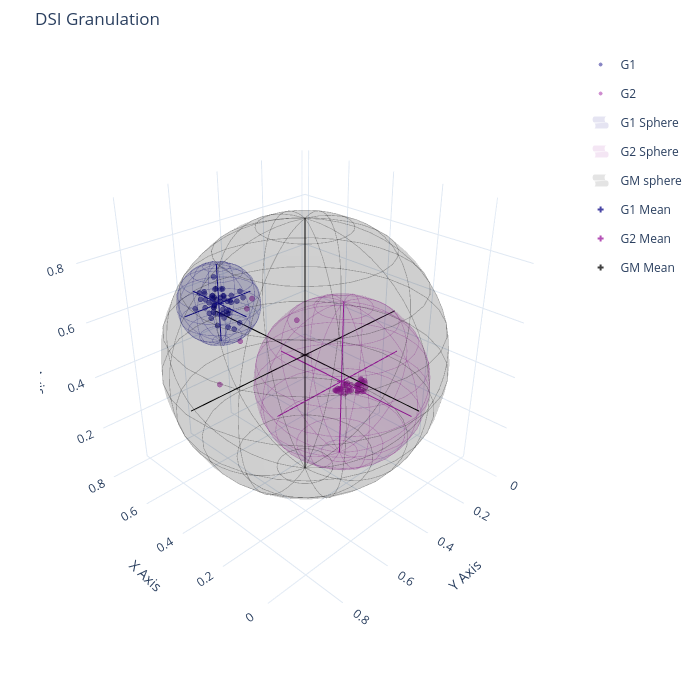

Notebook cell for this chart:
### Code cell
PlotGranulesSpace(teda,w=700,h=700)

### Figure 1 — Plotly figure (JSON) as saved in the notebook; plotly's stock layout.template omitted (floating-point values rounded to 4 significant figures; data arrays with more than 128 entries replaced by an {"elided": "..."} marker saying what was removed)
{"data": [{"hovertemplate": "%{text}<extra></extra>", "legendgroup": "G1", "marker": {"color": "rgb(13, 8, 135)", "line": {"color": "rgb(13, 8, 135)", "width": 1}, "opacity": 0.5, "size": 3, "symbol": "circle"}, "mode": "markers", "name": "G1", "showlegend": true, "text": ["x: 0.67<br>y: 0.62<br>z: 0.62", "x: 0.64<br>y: 0.59<br>z: 0.63", "x: 0.61<br>y: 0.61<br>z: 0.64", "x: 0.62<br>y: 0.59<br>z: 0.62", "x: 0.53<br>y: 0.62<br>z: 0.62", "x: 0.56<br>y: 0.55<br>z: 0.63", "x: 0.56<br>y: 0.58<br>z: 0.63", "x: 0.60<br>y: 0.62<br>z: 0.62", "x: 0.63<br>y: 0.63<br>z: 0.64", "x: 0.52<br>y: 0.65<br>z: 0.69", "x: 0.54<br>y: 0.60<br>z: 0.65", "x: 0.55<br>y: 0.61<br>z: 0.66", "x: 0.57<br>y: 0.60<br>z: 0.66", "x: 0.59<br>y: 0.62<br>z: 0.63", "x: 0.61<br>y: 0.60<br>z: 0.67", "x: 0.64<br>y: 0.60<br>z: 0.61", "x: 0.56<br>y: 0.61<br>z: 0.60", "x: 0.59<br>y: 0.63<br>z: 0.62", "x: 0.57<br>y: 0.63<br>z: 0.61", "x: 0.58<br>y: 0.63<br>z: 0.63", "x: 0.61<br>y: 0.57<br>z: 0.66", "x: 0.64<br>y: 0.59<br>z: 0.63", "x: 0.57<br>y: 0.57<br>z: 0.65", "x: 0.60<br>y: 0.58<br>z: 0.67", "x: 0.57<br>y: 0.63<br>z: 0.69", "x: 0.58<br>y: 0.64<br>z: 0.61", "x: 0.60<br>y: 0.62<br>z: 0.66", "x: 0.53<br>y: 0.64<br>z: 0.67", "x: 0.52<br>y: 0.68<br>z: 0.67", "x: 0.61<br>y: 0.68<br>z: 0.63", "x: 0.59<br>y: 0.60<br>z: 0.59", "x: 0.62<br>y: 0.64<br>z: 0.61", "x: 0.63<br>y: 0.59<br>z: 0.63", "x: 0.65<br>y: 0.62<br>z: 0.65", "x: 0.55<br>y: 0.61<br>z: 0.59", "x: 0.63<br>y: 0.63<br>z: 0.67", "x: 0.62<br>y: 0.66<br>z: 0.67", "x: 0.66<br>y: 0.56<br>z: 0.69", "x: 0.53<br>y: 0.56<br>z: 0.68", "x: 0.55<br>y: 0.60<br>z: 0.55", "x: 0.51<br>y: 0.61<br>z: 0.56", "x: 0.59<br>y: 0.64<br>z: 0.59", "x: 0.60<br>y: 0.63<br>z: 0.60", "x: 0.49<br>y: 0.64<br>z: 0.64", "x: 0.53<br>y: 0.66<br>z: 0.59", "x: 0.56<br>y: 0.59<br>z: 0.64", "x: 0.55<br>y: 0.62<br>z: 0.67", "x: 0.50<br>y: 0.64<br>z: 0.65", "x: 0.50<br>y: 0.65<br>z: 0.64", "x: 0.47<br>y: 0.60<br>z: 0.68", "x: 0.48<br>y: 0.61<br>z: 0.60", "x: 0.53<br>y: 0.64<br>z: 0.64"], "type": "scatter3d", "x": [0.6706, 0.6417, 0.6081, 0.6241, 0.5342, 0.5627, 0.5598, 0.5955, 0.6261, 0.5192, 0.5415, 0.5522, 0.5713, 0.5916, 0.6105, 0.6447, 0.5612, 0.5861, 0.5737, 0.5791, 0.6054, 0.6431, 0.5653, 0.6023, 0.57, 0.5798, 0.6042, 0.5347, 0.5204, 0.6146, 0.586, 0.6197, 0.6327, 0.6457, 0.5548, 0.6285, 0.6161, 0.661, 0.5324, 0.5549, 0.5135, 0.5924, 0.6034, 0.4918, 0.5261, 0.5579, 0.5482, 0.5004, 0.4963, 0.4746, 0.4797, 0.5267], "y": [0.6161, 0.5922, 0.6069, 0.5875, 0.6194, 0.5518, 0.5785, 0.6191, 0.6293, 0.6513, 0.5968, 0.6117, 0.5969, 0.6233, 0.5958, 0.6022, 0.6143, 0.6276, 0.6338, 0.6339, 0.5737, 0.5887, 0.5715, 0.5817, 0.6314, 0.6359, 0.6168, 0.6418, 0.6751, 0.6804, 0.6048, 0.6378, 0.5937, 0.617, 0.614, 0.6305, 0.6587, 0.5641, 0.5623, 0.5996, 0.6084, 0.6371, 0.6344, 0.6439, 0.664, 0.5941, 0.6171, 0.6365, 0.6462, 0.5985, 0.6128, 0.6387], "z": [0.6198, 0.6264, 0.6449, 0.6247, 0.625, 0.6277, 0.6336, 0.6231, 0.6379, 0.688, 0.6516, 0.658, 0.6581, 0.6322, 0.6709, 0.6118, 0.6049, 0.6224, 0.6071, 0.6268, 0.6646, 0.6325, 0.6538, 0.6676, 0.6932, 0.6116, 0.6556, 0.6662, 0.6696, 0.6263, 0.5902, 0.6144, 0.6265, 0.6479, 0.5921, 0.6655, 0.6743, 0.6865, 0.6757, 0.5538, 0.5649, 0.5854, 0.5983, 0.64, 0.5934, 0.6431, 0.6733, 0.6459, 0.6383, 0.685, 0.6015, 0.6409]}, {"hovertemplate": "%{text}<extra></extra>", "legendgroup": "G2", "marker": {"color": "rgb(156, 23, 158)", "line": {"color": "rgb(156, 23, 158)", "width": 1}, "opacity": 0.5, "size": 3, "symbol": "circle"}, "mode": "markers", "name": "G2", "showlegend": true, "text": ["x: 0.47<br>y: 0.59<br>z: 0.65", "x: 0.46<br>y: 0.63<br>z: 0.55", "x: 0.44<br>y: 0.59<br>z: 0.69", "x: 0.57<br>y: 0.64<br>z: 0.35", "x: 0.54<br>y: 0.30<br>z: 0.48", "x: 0.22<br>y: 0.31<br>z: 0.33", "x: 0.22<br>y: 0.30<br>z: 0.32", "x: 0.23<br>y: 0.32<br>z: 0.36", "x: 0.23<br>y: 0.32<br>z: 0.33", "x: 0.23<br>y: 0.30<br>z: 0.37", "x: 0.23<br>y: 0.31<br>z: 0.35", "x: 0.23<br>y: 0.30<br>z: 0.36", "x: 0.23<br>y: 0.29<br>z: 0.33", "x: 0.23<br>y: 0.29<br>z: 0.36", "x: 0.23<br>y: 0.29<br>z: 0.35", "x: 0.24<br>y: 0.30<br>z: 0.34", "x: 0.24<br>y: 0.32<br>z: 0.35", "x: 0.23<br>y: 0.33<br>z: 0.35", "x: 0.23<br>y: 0.30<br>z: 0.36", "x: 0.23<br>y: 0.31<br>z: 0.37", "x: 0.24<br>y: 0.31<br>z: 0.35", "x: 0.24<br>y: 0.31<br>z: 0.32", "x: 0.22<br>y: 0.31<br>z: 0.33", "x: 0.23<br>y: 0.33<br>z: 0.35", "x: 0.23<br>y: 0.33<br>z: 0.35", "x: 0.24<br>y: 0.36<br>z: 0.34", "x: 0.22<br>y: 0.33<br>z: 0.34", "x: 0.24<br>y: 0.35<br>z: 0.34", "x: 0.24<br>y: 0.35<br>z: 0.36", "x: 0.23<br>y: 0.37<br>z: 0.37", "x: 0.24<br>y: 0.38<br>z: 0.38", "x: 0.24<br>y: 0.38<br>z: 0.37", "x: 0.24<br>y: 0.36<br>z: 0.37", "x: 0.24<br>y: 0.37<br>z: 0.34", "x: 0.24<br>y: 0.37<br>z: 0.35", "x: 0.24<br>y: 0.40<br>z: 0.36", "x: 0.23<br>y: 0.40<br>z: 0.36", "x: 0.24<br>y: 0.42<br>z: 0.37", "x: 0.24<br>y: 0.41<br>z: 0.37", "x: 0.24<br>y: 0.42<br>z: 0.37", "x: 0.25<br>y: 0.42<br>z: 0.37", "x: 0.25<br>y: 0.41<br>z: 0.37", "x: 0.25<br>y: 0.40<br>z: 0.37", "x: 0.25<br>y: 0.40<br>z: 0.36", "x: 0.25<br>y: 0.37<br>z: 0.37", "x: 0.24<br>y: 0.37<br>z: 0.35", "x: 0.24<br>y: 0.40<br>z: 0.37"], "type": "scatter3d", "x": [0.4681, 0.464, 0.4367, 0.5692, 0.5436, 0.2227, 0.2223, 0.2287, 0.2326, 0.2325, 0.2335, 0.2345, 0.2273, 0.2318, 0.2318, 0.2356, 0.2381, 0.234, 0.2286, 0.2343, 0.2413, 0.2436, 0.2247, 0.2271, 0.2285, 0.2365, 0.2237, 0.2368, 0.2394, 0.2283, 0.2379, 0.2399, 0.2431, 0.2445, 0.2392, 0.2398, 0.2347, 0.2429, 0.242, 0.2412, 0.246, 0.2465, 0.2452, 0.248, 0.2517, 0.2363, 0.2414], "y": [0.5908, 0.627, 0.5949, 0.638, 0.3005, 0.3117, 0.3012, 0.3204, 0.3172, 0.3041, 0.305, 0.3045, 0.2876, 0.2888, 0.2861, 0.3023, 0.3185, 0.3272, 0.3023, 0.3053, 0.3081, 0.3091, 0.3093, 0.3265, 0.3308, 0.3585, 0.3311, 0.349, 0.3489, 0.3703, 0.3756, 0.3771, 0.3625, 0.3719, 0.3689, 0.3954, 0.4024, 0.4187, 0.41, 0.4171, 0.419, 0.4062, 0.3951, 0.398, 0.3744, 0.3681, 0.3951], "z": [0.6465, 0.5469, 0.6931, 0.3459, 0.4759, 0.3271, 0.3239, 0.3574, 0.3332, 0.3651, 0.351, 0.3551, 0.3321, 0.3552, 0.3451, 0.3422, 0.3499, 0.3528, 0.3584, 0.368, 0.346, 0.3154, 0.3313, 0.3462, 0.3491, 0.3446, 0.3369, 0.3431, 0.3632, 0.3677, 0.3783, 0.3724, 0.3736, 0.3364, 0.3534, 0.3642, 0.3574, 0.3712, 0.3657, 0.3688, 0.3698, 0.3706, 0.365, 0.3646, 0.3663, 0.349, 0.3665]}, {"hovertemplate": "%{text}<extra></extra>", "legendgroup": "GGM", "marker": {"color": "Black", "line": {"color": "rgb(237, 121, 83)", "width": 1}, "opacity": 0.0001, "size": 3, "symbol": "cross"}, "mode": "markers", "name": "GM", "showlegend": false, "text": ["x: 0.67<br>y: 0.62<br>z: 0.62", "x: 0.64<br>y: 0.59<br>z: 0.63", "x: 0.61<br>y: 0.61<br>z: 0.64", "x: 0.62<br>y: 0.59<br>z: 0.62", "x: 0.53<br>y: 0.62<br>z: 0.62", "x: 0.56<br>y: 0.55<br>z: 0.63", "x: 0.56<br>y: 0.58<br>z: 0.63", "x: 0.60<br>y: 0.62<br>z: 0.62", "x: 0.63<br>y: 0.63<br>z: 0.64", "x: 0.52<br>y: 0.65<br>z: 0.69", "x: 0.54<br>y: 0.60<br>z: 0.65", "x: 0.55<br>y: 0.61<br>z: 0.66", "x: 0.57<br>y: 0.60<br>z: 0.66", "x: 0.59<br>y: 0.62<br>z: 0.63", "x: 0.61<br>y: 0.60<br>z: 0.67", "x: 0.64<br>y: 0.60<br>z: 0.61", "x: 0.56<br>y: 0.61<br>z: 0.60", "x: 0.59<br>y: 0.63<br>z: 0.62", "x: 0.57<br>y: 0.63<br>z: 0.61", "x: 0.58<br>y: 0.63<br>z: 0.63", "x: 0.61<br>y: 0.57<br>z: 0.66", "x: 0.64<br>y: 0.59<br>z: 0.63", "x: 0.57<br>y: 0.57<br>z: 0.65", "x: 0.60<br>y: 0.58<br>z: 0.67", "x: 0.57<br>y: 0.63<br>z: 0.69", "x: 0.58<br>y: 0.64<br>z: 0.61", "x: 0.60<br>y: 0.62<br>z: 0.66", "x: 0.53<br>y: 0.64<br>z: 0.67", "x: 0.52<br>y: 0.68<br>z: 0.67", "x: 0.61<br>y: 0.68<br>z: 0.63", "x: 0.59<br>y: 0.60<br>z: 0.59", "x: 0.62<br>y: 0.64<br>z: 0.61", "x: 0.63<br>y: 0.59<br>z: 0.63", "x: 0.65<br>y: 0.62<br>z: 0.65", "x: 0.47<br>y: 0.59<br>z: 0.65", "x: 0.55<br>y: 0.61<br>z: 0.59", "x: 0.63<br>y: 0.63<br>z: 0.67", "x: 0.62<br>y: 0.66<br>z: 0.67", "x: 0.66<br>y: 0.56<br>z: 0.69", "x: 0.53<br>y: 0.56<br>z: 0.68", "x: 0.55<br>y: 0.60<br>z: 0.55", "x: 0.51<br>y: 0.61<br>z: 0.56", "x: 0.59<br>y: 0.64<br>z: 0.59", "x: 0.60<br>y: 0.63<br>z: 0.60", "x: 0.46<br>y: 0.63<br>z: 0.55", "x: 0.49<br>y: 0.64<br>z: 0.64", "x: 0.53<br>y: 0.66<br>z: 0.59", "x: 0.56<br>y: 0.59<br>z: 0.64", "x: 0.55<br>y: 0.62<br>z: 0.67", "x: 0.50<br>y: 0.64<br>z: 0.65", "x: 0.50<br>y: 0.65<br>z: 0.64", "x: 0.47<br>y: 0.60<br>z: 0.68", "x: 0.44<br>y: 0.59<br>z: 0.69", "x: 0.48<br>y: 0.61<br>z: 0.60", "x: 0.53<br>y: 0.64<br>z: 0.64", "x: 0.57<br>y: 0.64<br>z: 0.35", "x: 0.54<br>y: 0.30<br>z: 0.48", "x: 0.22<br>y: 0.31<br>z: 0.33", "x: 0.22<br>y: 0.30<br>z: 0.32", "x: 0.23<br>y: 0.32<br>z: 0.36", "x: 0.23<br>y: 0.32<br>z: 0.33", "x: 0.23<br>y: 0.30<br>z: 0.37", "x: 0.23<br>y: 0.31<br>z: 0.35", "x: 0.23<br>y: 0.30<br>z: 0.36", "x: 0.23<br>y: 0.29<br>z: 0.33", "x: 0.23<br>y: 0.29<br>z: 0.36", "x: 0.23<br>y: 0.29<br>z: 0.35", "x: 0.24<br>y: 0.30<br>z: 0.34", "x: 0.24<br>y: 0.32<br>z: 0.35", "x: 0.23<br>y: 0.33<br>z: 0.35", "x: 0.23<br>y: 0.30<br>z: 0.36", "x: 0.23<br>y: 0.31<br>z: 0.37", "x: 0.24<br>y: 0.31<br>z: 0.35", "x: 0.24<br>y: 0.31<br>z: 0.32", "x: 0.22<br>y: 0.31<br>z: 0.33", "x: 0.23<br>y: 0.33<br>z: 0.35", "x: 0.23<br>y: 0.33<br>z: 0.35", "x: 0.24<br>y: 0.36<br>z: 0.34", "x: 0.22<br>y: 0.33<br>z: 0.34", "x: 0.24<br>y: 0.35<br>z: 0.34", "x: 0.24<br>y: 0.35<br>z: 0.36", "x: 0.23<br>y: 0.37<br>z: 0.37", "x: 0.24<br>y: 0.38<br>z: 0.38", "x: 0.24<br>y: 0.38<br>z: 0.37", "x: 0.24<br>y: 0.36<br>z: 0.37", "x: 0.24<br>y: 0.37<br>z: 0.34", "x: 0.24<br>y: 0.37<br>z: 0.35", "x: 0.24<br>y: 0.40<br>z: 0.36", "x: 0.23<br>y: 0.40<br>z: 0.36", "x: 0.24<br>y: 0.42<br>z: 0.37", "x: 0.24<br>y: 0.41<br>z: 0.37", "x: 0.24<br>y: 0.42<br>z: 0.37", "x: 0.25<br>y: 0.42<br>z: 0.37", "x: 0.25<br>y: 0.41<br>z: 0.37", "x: 0.25<br>y: 0.40<br>z: 0.37", "x: 0.25<br>y: 0.40<br>z: 0.36", "x: 0.25<br>y: 0.37<br>z: 0.37", "x: 0.24<br>y: 0.37<br>z: 0.35", "x: 0.24<br>y: 0.40<br>z: 0.37"], "type": "scatter3d", "x": [0.6706, 0.6417, 0.6081, 0.6241, 0.5342, 0.5627, 0.5598, 0.5955, 0.6261, 0.5192, 0.5415, 0.5522, 0.5713, 0.5916, 0.6105, 0.6447, 0.5612, 0.5861, 0.5737, 0.5791, 0.6054, 0.6431, 0.5653, 0.6023, 0.57, 0.5798, 0.6042, 0.5347, 0.5204, 0.6146, 0.586, 0.6197, 0.6327, 0.6457, 0.4681, 0.5548, 0.6285, 0.6161, 0.661, 0.5324, 0.5549, 0.5135, 0.5924, 0.6034, 0.464, 0.4918, 0.5261, 0.5579, 0.5482, 0.5004, 0.4963, 0.4746, 0.4367, 0.4797, 0.5267, 0.5692, 0.5436, 0.2227, 0.2223, 0.2287, 0.2326, 0.2325, 0.2335, 0.2345, 0.2273, 0.2318, 0.2318, 0.2356, 0.2381, 0.234, 0.2286, 0.2343, 0.2413, 0.2436, 0.2247, 0.2271, 0.2285, 0.2365, 0.2237, 0.2368, 0.2394, 0.2283, 0.2379, 0.2399, 0.2431, 0.2445, 0.2392, 0.2398, 0.2347, 0.2429, 0.242, 0.2412, 0.246, 0.2465, 0.2452, 0.248, 0.2517, 0.2363, 0.2414], "y": [0.6161, 0.5922, 0.6069, 0.5875, 0.6194, 0.5518, 0.5785, 0.6191, 0.6293, 0.6513, 0.5968, 0.6117, 0.5969, 0.6233, 0.5958, 0.6022, 0.6143, 0.6276, 0.6338, 0.6339, 0.5737, 0.5887, 0.5715, 0.5817, 0.6314, 0.6359, 0.6168, 0.6418, 0.6751, 0.6804, 0.6048, 0.6378, 0.5937, 0.617, 0.5908, 0.614, 0.6305, 0.6587, 0.5641, 0.5623, 0.5996, 0.6084, 0.6371, 0.6344, 0.627, 0.6439, 0.664, 0.5941, 0.6171, 0.6365, 0.6462, 0.5985, 0.5949, 0.6128, 0.6387, 0.638, 0.3005, 0.3117, 0.3012, 0.3204, 0.3172, 0.3041, 0.305, 0.3045, 0.2876, 0.2888, 0.2861, 0.3023, 0.3185, 0.3272, 0.3023, 0.3053, 0.3081, 0.3091, 0.3093, 0.3265, 0.3308, 0.3585, 0.3311, 0.349, 0.3489, 0.3703, 0.3756, 0.3771, 0.3625, 0.3719, 0.3689, 0.3954, 0.4024, 0.4187, 0.41, 0.4171, 0.419, 0.4062, 0.3951, 0.398, 0.3744, 0.3681, 0.3951], "z": [0.6198, 0.6264, 0.6449, 0.6247, 0.625, 0.6277, 0.6336, 0.6231, 0.6379, 0.688, 0.6516, 0.658, 0.6581, 0.6322, 0.6709, 0.6118, 0.6049, 0.6224, 0.6071, 0.6268, 0.6646, 0.6325, 0.6538, 0.6676, 0.6932, 0.6116, 0.6556, 0.6662, 0.6696, 0.6263, 0.5902, 0.6144, 0.6265, 0.6479, 0.6465, 0.5921, 0.6655, 0.6743, 0.6865, 0.6757, 0.5538, 0.5649, 0.5854, 0.5983, 0.5469, 0.64, 0.5934, 0.6431, 0.6733, 0.6459, 0.6383, 0.685, 0.6931, 0.6015, 0.6409, 0.3459, 0.4759, 0.3271, 0.3239, 0.3574, 0.3332, 0.3651, 0.351, 0.3551, 0.3321, 0.3552, 0.3451, 0.3422, 0.3499, 0.3528, 0.3584, 0.368, 0.346, 0.3154, 0.3313, 0.3462, 0.3491, 0.3446, 0.3369, 0.3431, 0.3632, 0.3677, 0.3783, 0.3724, 0.3736, 0.3364, 0.3534, 0.3642, 0.3574, 0.3712, 0.3657, 0.3688, 0.3698, 0.3706, 0.365, 0.3646, 0.3663, 0.349, 0.3665]}, {"hoverinfo": "skip", "legendgroup": "[0.57569727 0.61537295 0.63601416]", "line": {"color": "rgb(13, 8, 135)", "width": 2}, "mode": "lines", "name": "G Mean", "showlegend": false, "type": "scatter3d", "x": [0.5757, 0.5757], "y": [0.6154, 0.6154], "z": [0.5017, 0.7703]}, {"hoverinfo": "skip", "legendgroup": "[0.57569727 0.61537295 0.63601416]", "line": {"color": "rgb(13, 8, 135)", "width": 2}, "mode": "lines", "name": "G Mean", "showlegend": false, "type": "scatter3d", "x": [0.5757, 0.5757], "y": [0.4811, 0.7497], "z": [0.636, 0.636]}, {"hoverinfo": "skip", "legendgroup": "[0.57569727 0.61537295 0.63601416]", "line": {"color": "rgb(13, 8, 135)", "width": 2}, "mode": "lines", "name": "G Mean", "showlegend": false, "type": "scatter3d", "x": [0.4414, 0.71], "y": [0.6154, 0.6154], "z": [0.636, 0.636]}, {"colorscale": [[0, "rgb(13, 8, 135)"], [1, "rgb(13, 8, 135)"]], "hoverinfo": "skip", "legendgroup": "G[1]", "name": "G1 Sphere", "opacity": 0.1, "showlegend": true, "showscale": false, "type": "surface", "x": {"elided": "30x30 float values"}, "xhoverformat": "none", "y": {"elided": "30x30 float values"}, "z": {"elided": "30x30 float values"}}, {"hoverinfo": "skip", "legendgroup": "G[1]", "line": {"color": "rgb(13, 8, 135)", "width": 1.5}, "mode": "lines", "opacity": 0.25, "showlegend": false, "type": "scatter3d", "x": {"elided": "620 float values"}, "y": {"elided": "620 float values"}, "z": {"elided": "620 float values"}}, {"hoverinfo": "skip", "legendgroup": "[0.2638334  0.36872969 0.37364812]", "line": {"color": "rgb(156, 23, 158)", "width": 2}, "mode": "lines", "name": "G Mean", "showlegend": false, "type": "scatter3d", "x": [0.2638, 0.2638], "y": [0.3687, 0.3687], "z": [0.08321, 0.6641]}, {"hoverinfo": "skip", "legendgroup": "[0.2638334  0.36872969 0.37364812]", "line": {"color": "rgb(156, 23, 158)", "width": 2}, "mode": "lines", "name": "G Mean", "showlegend": false, "type": "scatter3d", "x": [0.2638, 0.2638], "y": [0.07829, 0.6592], "z": [0.3736, 0.3736]}, {"hoverinfo": "skip", "legendgroup": "[0.2638334  0.36872969 0.37364812]", "line": {"color": "rgb(156, 23, 158)", "width": 2}, "mode": "lines", "name": "G Mean", "showlegend": false, "type": "scatter3d", "x": [-0.02661, 0.5543], "y": [0.3687, 0.3687], "z": [0.3736, 0.3736]}, {"colorscale": [[0, "rgb(156, 23, 158)"], [1, "rgb(156, 23, 158)"]], "hoverinfo": "skip", "legendgroup": "G[2]", "name": "G2 Sphere", "opacity": 0.1, "showlegend": true, "showscale": false, "type": "surface", "x": {"elided": "30x30 float values"}, "xhoverformat": "none", "y": {"elided": "30x30 float values"}, "z": {"elided": "30x30 float values"}}, {"hoverinfo": "skip", "legendgroup": "G[2]", "line": {"color": "rgb(156, 23, 158)", "width": 1.5}, "mode": "lines", "opacity": 0.25, "showlegend": false, "type": "scatter3d", "x": {"elided": "620 float values"}, "y": {"elided": "620 float values"}, "z": {"elided": "620 float values"}}, {"hoverinfo": "skip", "legendgroup": "[0.33499766 0.46799923 0.48520174]", "line": {"color": "black", "width": 2}, "mode": "lines", "name": "G Mean", "showlegend": false, "type": "scatter3d", "x": [0.335, 0.335], "y": [0.468, 0.468], "z": [0.02934, 0.9411]}, {"hoverinfo": "skip", "legendgroup": "[0.33499766 0.46799923 0.48520174]", "line": {"color": "black", "width": 2}, "mode": "lines", "name": "G Mean", "showlegend": false, "type": "scatter3d", "x": [0.335, 0.335], "y": [0.01214, 0.9239], "z": [0.4852, 0.4852]}, {"hoverinfo": "skip", "legendgroup": "[0.33499766 0.46799923 0.48520174]", "line": {"color": "black", "width": 2}, "mode": "lines", "name": "G Mean", "showlegend": false, "type": "scatter3d", "x": [-0.1209, 0.7909], "y": [0.468, 0.468], "z": [0.4852, 0.4852]}, {"colorscale": [[0, "black"], [1, "black"]], "hoverinfo": "skip", "legendgroup": "G['GM']", "name": "GM sphere", "opacity": 0.1, "showlegend": true, "showscale": false, "type": "surface", "x": {"elided": "30x30 float values"}, "xhoverformat": "none", "y": {"elided": "30x30 float values"}, "z": {"elided": "30x30 float values"}}, {"hoverinfo": "skip", "legendgroup": "G['GM']", "line": {"color": "black", "width": 1.5}, "mode": "lines", "opacity": 0.25, "showlegend": false, "type": "scatter3d", "x": {"elided": "620 float values"}, "y": {"elided": "620 float values"}, "z": {"elided": "620 float values"}}, {"legendgroup": "[0.57569727 0.61537295 0.63601416]", "marker": {"color": "rgb(13, 8, 135)", "opacity": 0.75, "size": 5, "symbol": "cross"}, "mode": "markers", "name": "G1 Mean", "showlegend": true, "type": "scatter3d", "x": [0.5757], "y": [0.6154], "z": [0.636]}, {"legendgroup": "[0.2638334  0.36872969 0.37364812]", "marker": {"color": "rgb(156, 23, 158)", "opacity": 0.75, "size": 5, "symbol": "cross"}, "mode": "markers", "name": "G2 Mean", "showlegend": true, "type": "scatter3d", "x": [0.2638], "y": [0.3687], "z": [0.3736]}, {"legendgroup": "[0.33499766 0.46799923 0.48520174]", "marker": {"color": "black", "opacity": 0.75, "size": 5, "symbol": "cross"}, "mode": "markers", "name": "GM Mean", "showlegend": true, "type": "scatter3d", "x": [0.335], "y": [0.468], "z": [0.4852]}], "layout": {"height": 700, "hovermode": "closest", "margin": {"b": 40, "l": 40, "r": 40, "t": 50}, "scene": {"aspectmode": "cube", "camera": {"center": {"x": 0, "y": 0, "z": 0}, "eye": {"x": -1.5, "y": 1.5, "z": 1.2}, "up": {"x": 0, "y": 0, "z": 1}}, "xaxis": {"title": {"text": "X Axis"}}, "yaxis": {"title": {"text": "Y Axis"}}, "zaxis": {"title": {"text": "Z Axis"}}}, "title": {"text": "DSI Granulation"}, "width": 700}}
